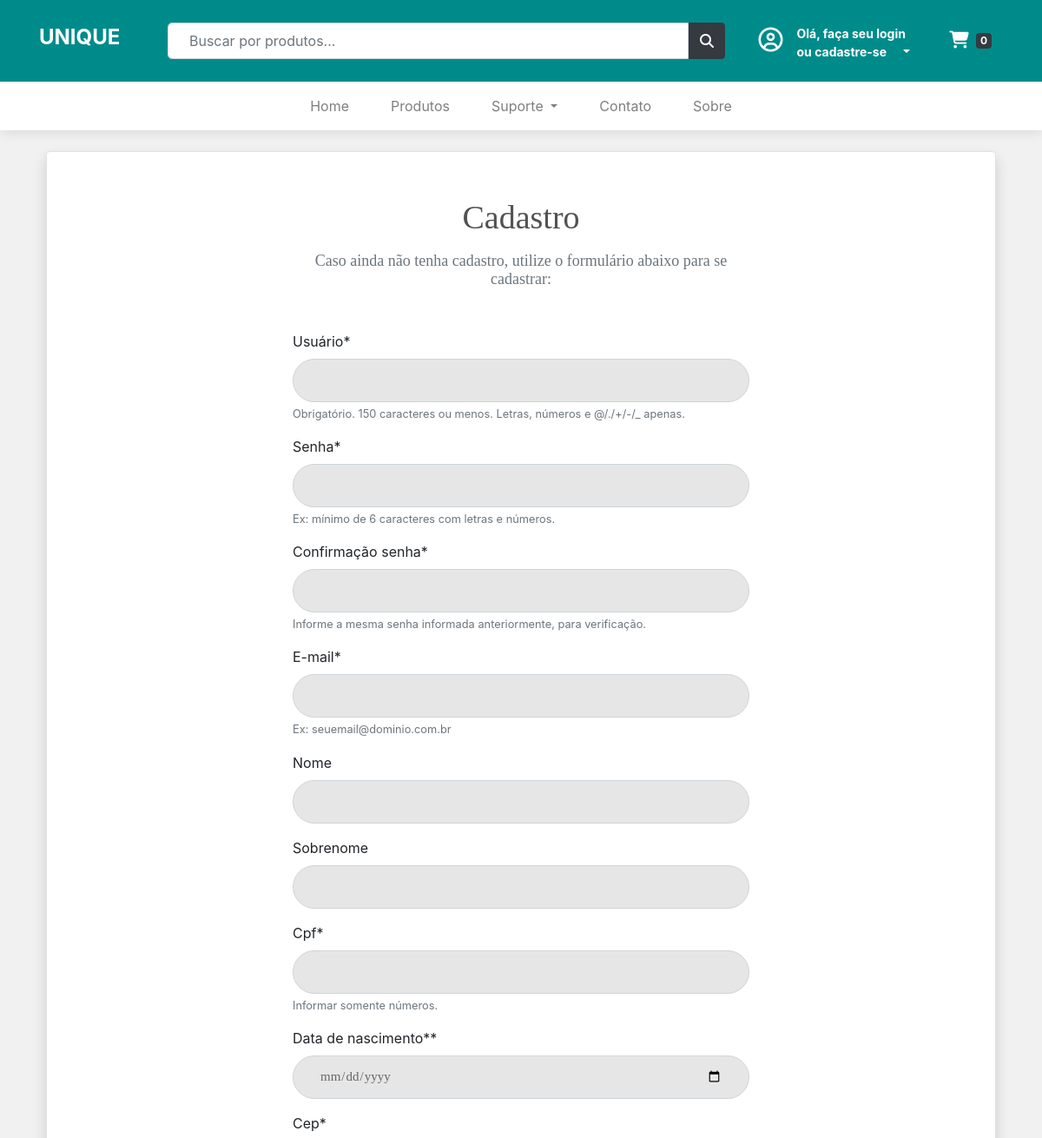
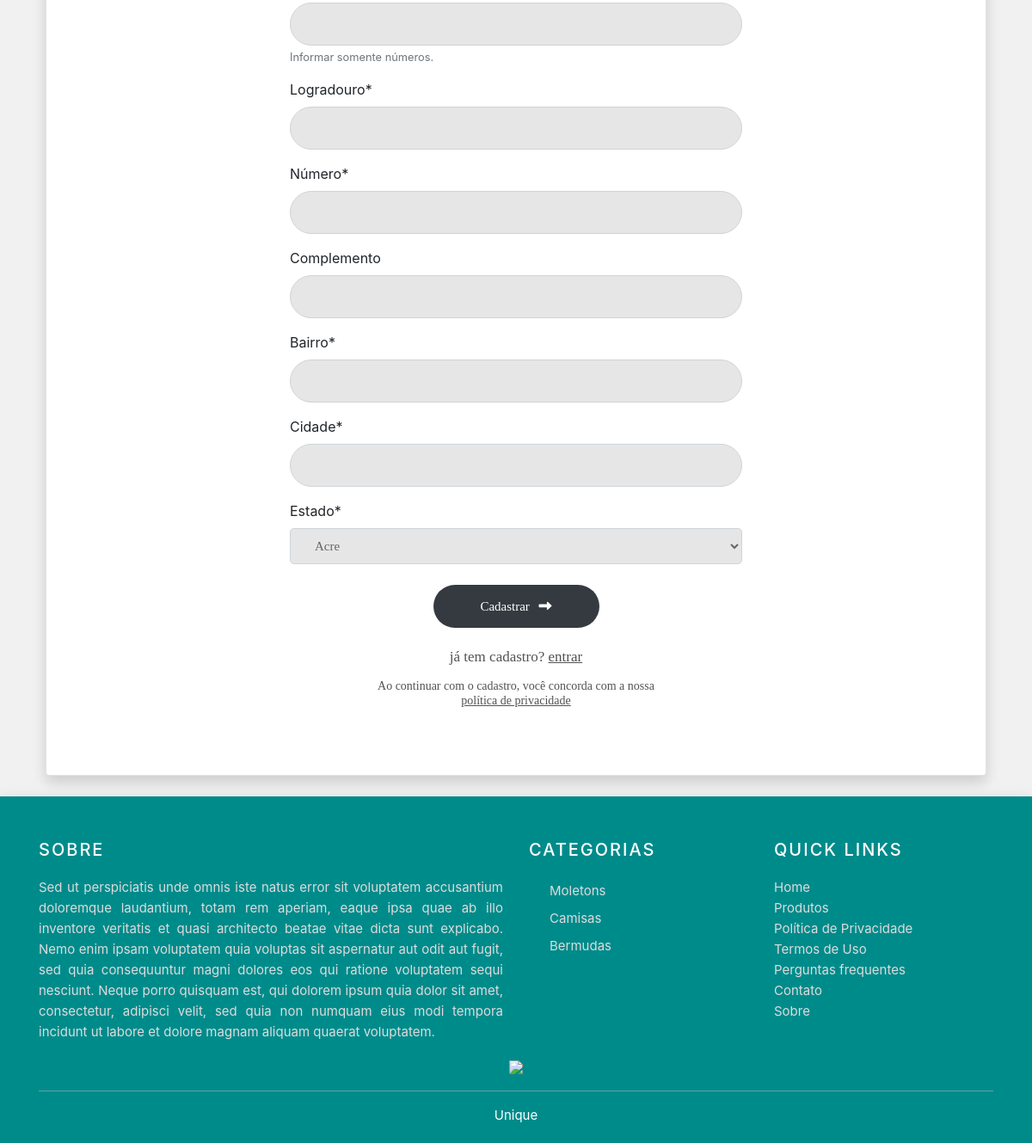
The page /perfil/cadastrar/ on the database its author committed (2 pictures, top to bottom).
### categoria/models.py (models this page shows, shortened)
class Categoria(models.Model):
    nome_cat = models.CharField(max_length=50, verbose_name='Categoria')

### perfil/views.py (the view, shortened to what this page needs)
# urls.py: path('cadastrar/', views.Criar.as_view(), name='criar'),
class Criar(BasePerfil):
    template_name = 'perfil/criar.html'

### perfil/views.py (called while the page is built)
    def get(self, *args, **kwargs):
        return self.renderizar

### perfil/templates/perfil/criar.html (shortened to what this page needs)
{% extends 'base.html' %}
{% load static %}
{% load crispy_forms_tags %}
{% block conteudo %}
<div class="card shadow border ml-2 mr-2">
    <div class="card-body" style="padding: 5px;">
        <div class="row ">
            <div class="col-sm-12 col-md-12 col-lg-8 col-xl-6 mx-auto">
                <form class="" method="POST" action="{% url 'perfil:criar' %}">
                    {% block titulocadastro %}
                    <span class="contact1-form-title mt-5">
                        Cadastro
                    </span>
                    <span class="contact1-form-title mt-3 text-muted mb-5" style="font-size: 18px;">
                        Caso ainda não tenha cadastro, utilize o formulário abaixo para se cadastrar:
                    </span>
                    {% endblock %}
                    {{ userform|crispy }}
                    {{ perfilform|crispy }}
                    <div class="container-contact1-form-btn mt-4">
                        <button class="contact1-form-btn" type="submit">
                            <span>
                                {% block botaoCadastro %}Cadastrar{% endblock %}
                                <i class="fa fa-long-arrow-right" aria-hidden="true"></i>
                            </span>
                        </button>
                    </div>
                    <span class="contact1-form-title mt-4" style="font-size: 17px;">
                        já tem cadastro?
                        <a href="{% url 'perfil:entrar' %}" style="color: #525252;">
                            <u>entrar</u>
                        </a>
                    </span>
                    <span class="contact1-form-title mt-3" style="font-size: 14px;">
                        Ao continuar com o cadastro, você concorda com a nossa
                    </span>
                    <span class="contact1-form-title mb-5" style="font-size: 14px;">
                        <a href="{% url 'suporte:privacidade' %}" style="color: #525252;">
                            <u>política de privacidade</u>
                        </a>
                    </span>
                </form>
            </div>
        </div>
        <br>
    </div>
</div>
{% endblock %}

### templates/parciais/_footer.html (shortened to what this page needs)
{% load static %}
<footer class="site-footer">
    <div class="container">
        <div class="row">
            <div class="col-sm-12 col-md-6">
                <h6>Sobre</h6>
                <p class="text-justify" style="color: #DCDCDC;">
                    Sed ut perspiciatis unde omnis iste natus error sit voluptatem accusantium doloremque laudantium,
                    totam rem aperiam,
                    eaque ipsa quae ab illo inventore veritatis et quasi architecto beatae vitae dicta sunt explicabo.
                    Nemo enim ipsam voluptatem
                    quia voluptas sit aspernatur aut odit aut fugit, sed quia consequuntur magni dolores eos qui ratione
                    voluptatem sequi nesciunt.
                    Neque porro quisquam est, qui dolorem ipsum quia dolor sit amet, consectetur, adipisci velit, sed
                    quia non numquam eius modi
                    tempora incidunt ut labore et dolore magnam aliquam quaerat voluptatem.
                </p>
            </div>
            <div class="col-xs-6 col-md-3">
                <h6>Categorias</h6>
                <ul class="footer-links">
                    {% for categoria in categorias %}
                    <li>
                        <a class="dropdown-item" href="{% url 'produto:categoria' categoria.nome_cat %}" name="buscar"
                            style="color: #DCDCDC;">
                            {{ categoria.nome_cat }}
                        </a>
                    </li>
                    {% endfor %}
                </ul>
            </div>
            <div class="col-xs-6 col-md-3">
                <h6>Quick Links</h6>
                <ul class="footer-links">
                    <li>
                        <a href="/" style="color: #DCDCDC;">Home</a>
                    </li>
                    <li>
                        <a href="{% url 'produto:lista' %}" style="color: #DCDCDC;">Produtos</a>
                    </li>
                    <li>
                        <a href="{% url 'suporte:privacidade' %}" style="color: #DCDCDC;">Política de Privacidade</a>
                    </li>
                    <li>
                        <a href="{% url 'suporte:termos' %}" style="color: #DCDCDC;">Termos de Uso</a>
                    </li>
                    <li>
                        <a href="{% url 'suporte:perguntas' %}" style="color: #DCDCDC;">Perguntas frequentes</a>
                    </li>
                    <li>
                        <a href="{% url 'suporte:contato' %}" style="color: #DCDCDC;">Contato</a>
                    </li>
                    <li>
                        <a href="{% url 'suporte:sobre' %}" style="color: #DCDCDC;">Sobre</a>
                    </li>
                </ul>
            </div>
        </div>
        <div class="row">
            <div class="col-sm-12 col-md-12">
                <div class="text-center">
                    <a href="/">
                        <img src="https://i.postimg.cc/PrVBvKWQ/unique-todo-1.png" height="200" />
                    </a>
                </div>
            </div>
        </div>
        <hr>
    </div>
    <div class="container">
        <div class="row">
            <div class="col-md-12 col-sm-12 col-xs-12">
                <p class="copyright-text text-center" style="color: #fff;">
                    Unique
                </p>
            </div>
        </div>
    </div>
</footer>

### templates/static/css/nav.css (style rules this page uses)
.form-control { height: calc(2.5rem + 2px); padding: 0.5rem 1.5rem; font-size: 1rem; line-height: 1.5; border-radius: 0.3rem; }

### templates/static/css/footer.css (style rules this page uses)
.site-footer { background: #008B8B !important; padding: 45px 0 20px; font-size: 15px; line-height: 24px; color: #737373; box-shadow: 0px 2px 15px 0px rgba(0, 0, 0, 0.1); }
.site-footer hr { border-top-color: #bbb; opacity: 0.5 }
.site-footer h6 { color: #fff; font-size: 20px; text-transform: uppercase; margin-top: 5px; margin-bottom: 20px; letter-spacing: 2px }
.site-footer a { color: white; }
.footer-links { padding-left: 0; list-style: none }
.footer-links li { display: block }
.footer-links a { color: #737373 }
.copyright-text { margin: 0 }

### templates/static/css/formulario.css (style rules this page uses)
input { outline: none; border: none; }
.contact1-form-title { display: block; font-family: Montserrat-ExtraBold; font-size: 38px; color: #525252; line-height: 1.2; text-align: center; }
input.input1 { height: 50px; border-radius: 25px; padding: 0 30px; }
.input1 { display: block; width: 100%; background: #e6e6e6; font-family: Montserrat-Bold; font-size: 15px; line-height: 1.5; color: #666666; }
button { outline: none !important; border: none; background: transparent; }
.container-contact1-form-btn { display: -webkit-box; display: -webkit-flex; display: -moz-box; display: -ms-flexbox; display: flex; flex-wrap: wrap; justify-content: center; }
.contact1-form-btn { min-width: 193px; height: 50px; border-radius: 25px; background: #343a40; font-family: Montserrat-Bold; font-size: 15px; line-height: 1.5; color: #fff; display: -webkit-box; display: -webkit-flex; display: -moz-box; display: -ms-flexbox; display: flex; justify-content: center; align-items: center; padding: 0 25px; -webkit-transition: all 0.4s; -o-transition: all 0.4s; -moz-transition: all 0.4s; transition: all 0.4s; }
.contact1-form-btn i { margin-left: 7px; -webkit-transition: all 0.4s; -o-transition: all 0.4s; -moz-transition: all 0.4s; transition: all 0.4s; }

### rows shown on the page
Categoria: nome_cat "Moletons"
Categoria: nome_cat "Camisas"
Categoria: nome_cat "Bermudas"
